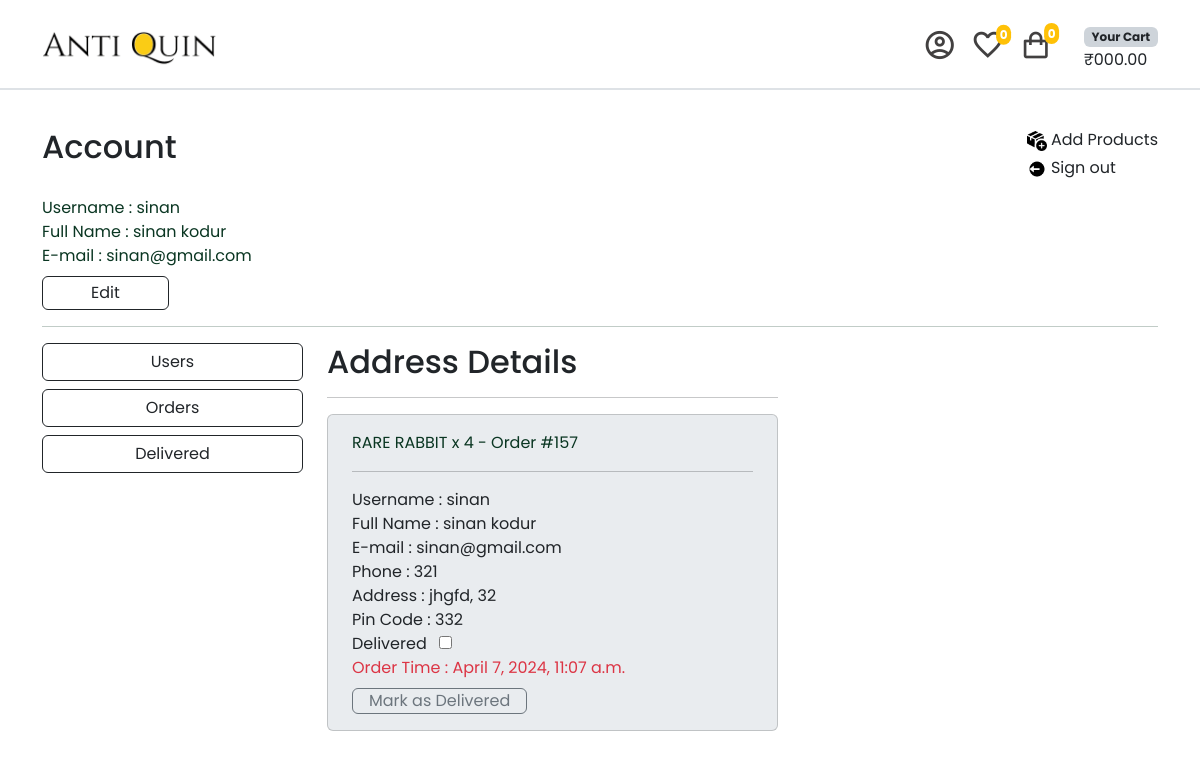
Page /account/orders-details/157/ (signed in) on the committed database.
### order/models.py (models this page shows, shortened)
class OrderItem(models.Model):
    order = models.ForeignKey(Order, on_delete=models.CASCADE)
    product = models.ForeignKey(Product, on_delete=models.CASCADE)
    quantity = models.PositiveIntegerField()
    price = models.DecimalField(max_digits=10, decimal_places=2)
    subtotal = models.DecimalField(max_digits=10, decimal_places=2, blank=True, null=True)
    def __str__(self):
        return f"{self.product.name} x {self.quantity} - Order #{self.order.id}"

class Order(models.Model):
    ORDERED = 'ordered'
    DISPATCHED = 'dispatched'
    DELIVERED = 'delivered'
    STATUS_CHOICES = (
        (ORDERED, 'Ordered'),
        (DISPATCHED, 'Dispatched'),
        (DELIVERED, 'Delivered')
    )
    user = models.ForeignKey(User, on_delete=models.CASCADE)
    first_name = models.CharField(max_length=100)
    last_name = models.CharField(max_length=100)
    email = models.EmailField(blank=True, null=True)
    address = models.TextField()
    pincode = models.IntegerField()
    place = models.CharField(max_length=100)
    phone = models.IntegerField()
    created_at = models.DateTimeField(auto_now_add=True)
    is_cancelled = models.BooleanField(default=False)
    is_delivered = models.BooleanField(default=False)
    paid = models.BooleanField(default=False)
    paid_amount = models.IntegerField(blank=True, null=True)
    status = models.CharField(max_length=20, choices=STATUS_CHOICES, default=ORDERED)

### item/models.py (models this page shows, shortened)
class Product(models.Model):
    category = models.ForeignKey(Category, related_name='items', on_delete=models.CASCADE)
    name = models.CharField(max_length=255)
    description = models.CharField(max_length=255, null=True, blank=True)
    price = models.DecimalField(max_digits=10, decimal_places=2)
    image = models.ImageField(null=True, blank=True, upload_to="images/")
    is_sold = models.BooleanField(default=False)
    quantity = models.PositiveIntegerField(default=1)
    created_by = models.ForeignKey(User, related_name='items', on_delete=models.CASCADE)
    created_at = models.DateTimeField(auto_now_add=True)
    class Meta:
        verbose_name_plural = 'Products'
        ordering = ('created_at',)

### account/views.py (the view)
# urls.py: path('orders-details/<int:pk>/',views.orders_details, name='orders_details'),
@login_required
def orders_details(request, pk):
    orders = Order.objects.filter(pk=pk)
    order_items = OrderItem.objects.filter(pk=pk)
    return render(request, 'account/orders_details.html',{
        'orders' : orders,
        'order_items' : order_items
    })

### account/templates/account/orders_details.html (shortened to what this page needs)
{% extends "account/profile.html" %}
{% load static %}
{% block admin %}
<div class="col-lg-5 col-md-8 col-12">
    <h2>Address Details</h2>
    <hr>
    {% for order in orders %}
        {% if not order.is_delivered %}
            <form action="{% url "account:deliver_order" order.id %}" method="post">
                <div class="card p-4 pt-3 pb-3 mb-3 bg-body-secondary">
                    <span class="text-success-emphasis">
                        {% for item in order.orderitem_set.all %}
                            {{ item }}
                            <br>
                        {% endfor %}
                    </span>
                    <hr>
                    Username : {{ order.user.username }} <br>
                    Full Name : {{ order.first_name }} {{ order.last_name }} <br>
                    E-mail : {{ order.email }} <br>
                    Phone : {{ order.phone }} <br>
                    Address : {{ order.address }}, {{ order.place }} <br>
                    Pin Code : {{ order.pincode }} <br>
                    <div>
                        <label for="delivered_{{ order.id }}" class="pe-2">Delivered</label>
                        <input type="checkbox" id="delivered_{{ order.id }}" name="delivered_orders[]" value="{{ order.id }}" required>
                    </div>
                    <span class="text-danger">Order Time : {{ order.created_at }}</span>
                    <div class="mt-2">
                        <button class="btn btn-outline-secondary p-0 ps-3 pe-3" type="submit">Mark as Delivered</button>
                    </div>
                </div>
            </form>
        {% endif %}
    {% endfor %}
</div>
{% endblock admin %}

### account/templates/account/profile.html (shortened to what this page needs)
{% extends "core/base.html" %}
{% load static %}
{% block content %}
{% if user.is_staff %}
  <div class="container">
    <div class="d-flex mt-4">
      <h2>Account</h2>
      <ul class="ms-auto" style="list-style: none;">
        <li class="mb-1">
          <a href= '{% url "item:new" %}' class="text-decoration-none text-dark ">
            <img src="{% static "img/new.png" %}" width="20rem">
            <span class="fs-6">Add Products</span>
          </a>
        </li>
        <li>
          <a href="{% url "sign-out" %}" class="text-decoration-none text-dark">
            <img src="{% static "img/log-out.png" %}" width="20rem">
            <span class="fs-6">Sign out</span>
          </a>
        </li>
      </ul>
    </div>
    <div class="text-success-emphasis">
      <span>Username : </span>{{ request.user.username }} <br>
      {% if request.user.get_full_name %}
        <span>Full Name : </span>{{ request.user.get_full_name }} <br>
      {% endif %}
      <span >E-mail : </span>{{ request.user.email }} <br>
      <button onclick="location.href= '{% url "account:edit_account" %}' " class="btn btn-outline-dark ps-5 p-1 pe-5 mt-2">Edit</button>
      <hr>
    </div>
    <div class="row">
      <div class="col-lg-3 col-md-4 col-12 mb-3">
        <div class="d-grid gap-2">
          <button class="btn btn-outline-dark ps-5 pe-5" onclick="location.href= '{% url "account:users_page" %}' ">Users</button>
          <button class="btn btn-outline-dark ps-5 pe-5" onclick="location.href= '{% url "account:orders_page" %}' ">Orders</button>
          <button class="btn btn-outline-dark ps-5 pe-5" onclick="location.href= '{% url "account:delivered" %}' ">Delivered</button>
        </div>
      </div>
      {% block admin %}{% endblock admin %}
{% endif %}
{% endblock content %}

### static/css/style.css (style rules this page uses)
body { font-family: "Poppins", sans-serif; }

### rows in the picture
Order: user.username "sinan", first_name "sinan", last_name "kodur", email "sinan@gmail.com", phone "321", address "jhgfd", place "32", pincode "332", created_at "April 7, 2024, 11:07 a.m."
OrderItem: product+quantity+order "RARE RABBIT x 4 - Order #157"

### other values in the picture
{{ request.user.username }} "sinan"
{{ request.user.get_full_name }} "sinan kodur"
{{ request.user.email }} "sinan@gmail.com"
